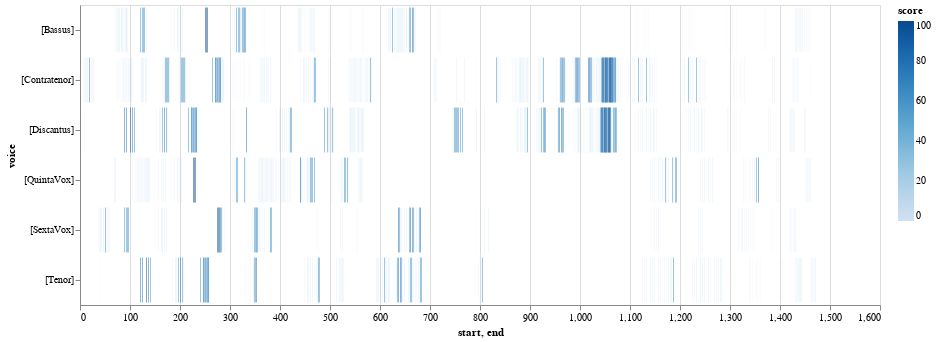

The notebook cell this image was saved under:
### Code cell
viz.plot_close_match_heatmap(mel_ngrams, '-2, -2, -2, -2, -2', selected_patterns=[], voices=[])

### Figure 1 — Vega-Lite specification as saved in the notebook (floating-point values rounded to 4 significant figures; data arrays with more than 128 entries replaced by an {"elided": "..."} marker saying what was removed)
{"config": {"view": {"continuousWidth": 400, "continuousHeight": 300}}, "data": {"name": "data-21655236e4560c6456c4d0d24e649778"}, "mark": "bar", "encoding": {"color": {"type": "quantitative", "field": "score"}, "opacity": {"condition": {"value": 1, "test": "(datum.score > SelectorName.cutoff)"}, "value": 0.2}, "tooltip": [{"type": "quantitative", "field": "start"}, {"type": "quantitative", "field": "end"}, {"type": "nominal", "field": "pattern"}, {"type": "quantitative", "field": "score"}], "x": {"type": "quantitative", "field": "start"}, "x2": {"field": "end"}, "y": {"type": "nominal", "field": "voice"}}, "height": 300, "selection": {"SelectorName": {"type": "single", "fields": ["cutoff"], "bind": {"input": "range", "max": 100, "min": 0, "name": "cutoff:", "step": 1}, "init": {"cutoff": 50}}}, "width": 800, "$schema": "https://vega.github.io/schema/vega-lite/v4.8.1.json", "datasets": {"data-21655236e4560c6456c4d0d24e649778": {"elided": "1000 records"}}}
